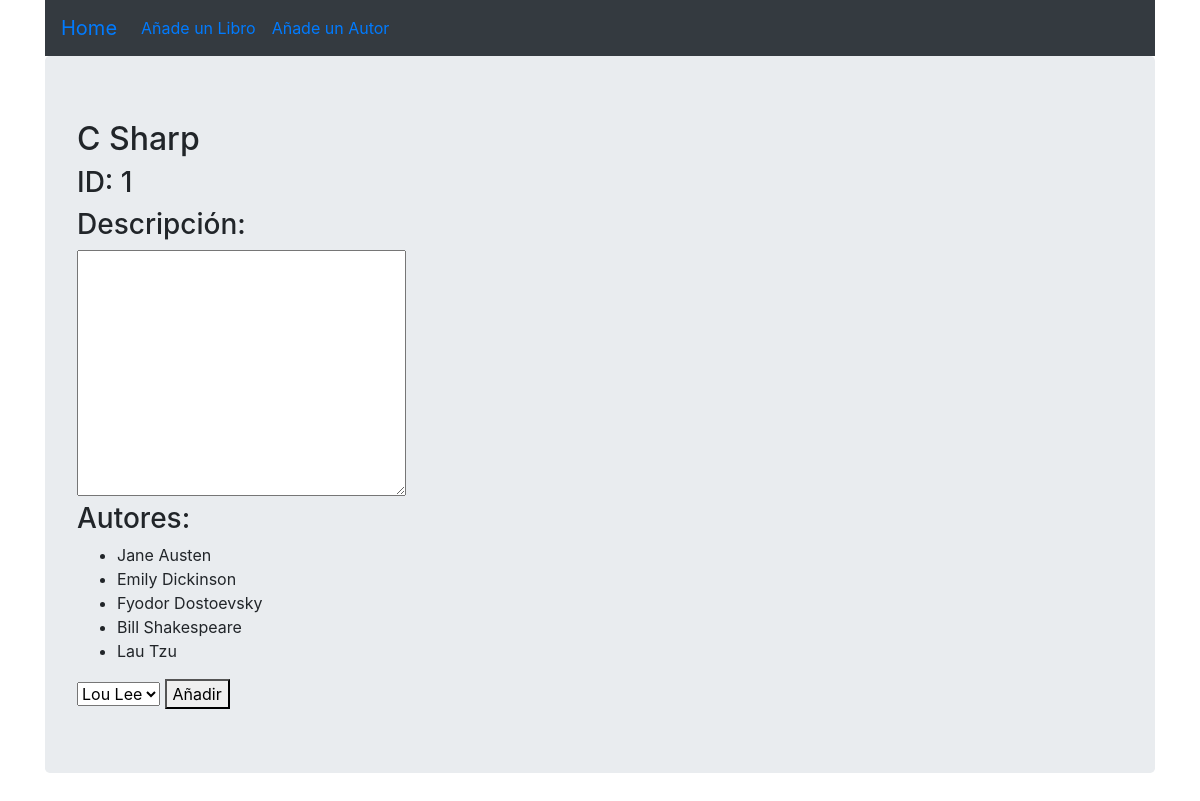
Screenshot of /book/1 with the database file from the repository.
### libros_autores_shell_app/models.py (models this page shows)
class Book(models.Model):
    title = models.CharField(max_length=255)
    desc = models.TextField()
    created_at = models.DateTimeField(auto_now_add=True)
    updated_at = models.DateTimeField(auto_now=True)

class Author(models.Model):
    first_name = models.CharField(max_length=45)
    last_name = models.CharField(max_length=45)
    books = models.ManyToManyField(Book, related_name="authors")
    notas = models.TextField()
    created_at = models.DateTimeField(auto_now_add=True)
    updated_at = models.DateTimeField(auto_now=True)

### libros_autores_shell_app/views.py (the view)
# urls.py: path('book/<int:id>', views.book),
def book(request, id):
    request.session['bookID'] = id
    context = {
        'book': Book.objects.get(id=id),
        'authors': Author.objects.exclude(books=id),
    }
    return render(request, 'book.html', context)

### libros_autores_shell_app/templates/book.html (shortened to what this page needs)
<!DOCTYPE html>
<html lang="en">
<head>
    {% load static %}
    <link rel="stylesheet" type="text/css" href="{% static  'css/style.css' %}">
    <link rel="stylesheet" href="https://cdn.jsdelivr.net/npm/bootstrap@4.5.3/dist/css/bootstrap.min.css">
</head>
<body>
    <div class="container">
        <div class="navbar navbar-expand bg-dark">
            <ul class="navbar-nav">
                <li class="nav-item active">
                    <a class="navbar-brand" href="/">Home</a>
                </li>
                <li class="nav-item">
                    <a class="nav-link active" href="/addBook">Añade un Libro</a>
                </li>
                <li class="nav-item">
                    <a class="nav-link active" href="/addAuthor">Añade un Autor</a>
                </li>
            </ul>
        </div>
        <div class="jumbotron col">
            <h2>{{ book.title }}</h2>
            <h3>ID: {{book.id}}</h3>
            <h3>Descripción:</h3>
            <textarea name="" id="" cols="30" rows="10">{{ book.desc }}</textarea>
            <h3>Autores:</h3>
            <ul>
                {% for author in book.authors.all %}
                <li>{{author.first_name}} {{author.last_name}}</li>
                {% endfor %}
            </ul>
            <form action="/bookAddAuthor" method="POST">
                <select name="authors" id="">
                    {% for author in authors %}
                    <option value="{{author.id}}">{{author.first_name}} {{author.last_name}}</option>
                    {% endfor %}
                </select>
                <button type="Añadir">Añadir</button>
            </form>
        </div>
    </div>
</body>
</html>

### libros_autores_shell_app/static/css/style.css (style rules this page uses)
body { width: 100%; }

### rows the page displays
Book: title "C Sharp", id "1"
Author: first_name "Jane", last_name "Austen"
Author: first_name "Emily", last_name "Dickinson"
Author: first_name "Fyodor", last_name "Dostoevsky"
Author: first_name "Bill", last_name "Shakespeare"
Author: first_name "Lau", last_name "Tzu"

### other values shown
form field authors "Lou Lee"
